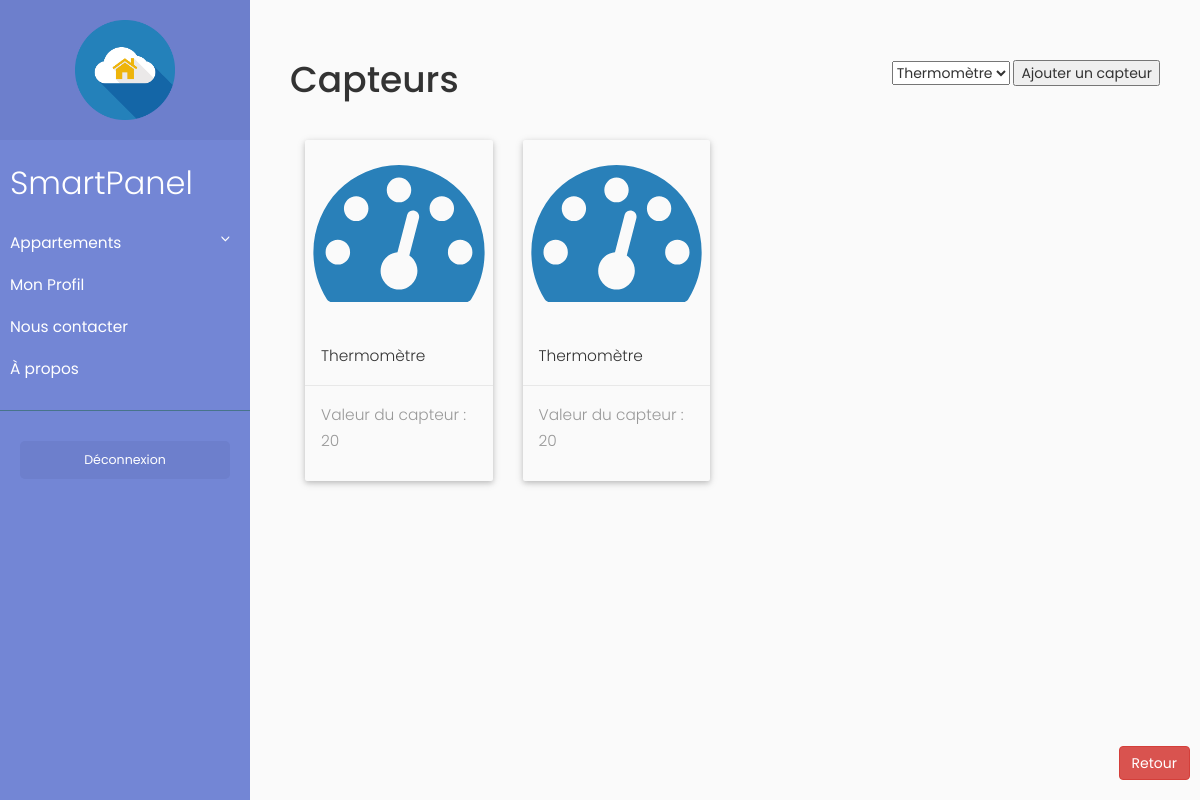
Screenshot of /index.php?cible=sensorPage&aptID=21656&roomID=35 (signed in) with the database file from the repository.
### tables this page shows
CREATE TABLE IF NOT EXISTS `sensortype` (
  `ID` int(11) NOT NULL AUTO_INCREMENT,
  `Name` varchar(20) NOT NULL,
  `IsActuator` tinyint(4) NOT NULL,
  PRIMARY KEY (`ID`)
);

CREATE TABLE IF NOT EXISTS `sensor` (
  `SensorID` tinyint(4) NOT NULL AUTO_INCREMENT,
  `Type` int(11) NOT NULL,
  `Value` varchar(20) NOT NULL,
  `RoomID` tinyint(4) NOT NULL,
  PRIMARY KEY (`SensorID`),
  KEY `fk_RoomID` (`RoomID`),
  KEY `fk_sensor` (`Type`)
);

### Modele/connexion.php (called while the page is built)
<?php
    $dbname = "smartpanel";
    $host='localhost';
    $user='root';
    $pass='root';
    $db = new PDO("mysql:host=$host;dbname=$dbname", "$user", "$pass");
    $db->query("SET NAMES UTF8");
?>

### Modele/appartment.php (called while the page is built, shortened)
<?php
    require("connexion.php");
    function getSensors($db, $RoomID){
    	$response = $db->query('SELECT * FROM sensor WHERE RoomID="'.$RoomID.'"');
    	return $response;
    }
?>

### Modele/sensors.php (called while the page is built)
<?php
function getAptIDOfRoomID($db,$roomID) {
  $reponse = $db->query('SELECT ApartmentID FROM room WHERE RoomID = "'.$roomID.'"');
  return $reponse;
}
function getSensorName($db,$IdType) {
  $reponse = $db->query('SELECT Name FROM sensortype WHERE ID = "'.$IdType.'"');
  return $reponse;
}
?>

### Modele/menu.php (called while the page is built, shortened)
<?php
    require("connexion.php");
    function getUserIDOfApartmentID($db,$apartementID) {
      $reponse = $db->query('SELECT User_Id FROM appartment WHERE ApptId = "'.$apartementID.'"');
      return $reponse;
    }
?>

### Modele/addSensors.php (the view)
<?php
require("Modele/connexion.php");
function getsensortype($db){
  $reponse = $db->query('SELECT * FROM sensortype ;');
  return $reponse;
}
function genMenuSensor()
{
  require("Modele/connexion.php");
  $response = '';
  $Sensors = getsensortype($db)->fetchAll();
  for ($i = 0; $i<count($Sensors); $i++) {
    $Name = $Sensors[$i]['Name'];
    $ID = $Sensors[$i]['ID'];
    $response = $response. '<option value="'.$ID.'">'.$Name.'</option>';
  }
  return $response;
}
?>

### Vue/sensorPage/sensorPage.php (shortened to what this page needs)
<!DOCTYPE html>
<html>
    <head>
    	<link rel="stylesheet" type="text/css" href="Vue/sensorPage/sensorPage.css">
	</head>
</html>
<?php
include('Modele/appartment.php');
include('Modele/sensors.php');
include("Modele/addSensors.php");
$menu =  genMenuSensor();
global $testWhosRoom;
  $currentAptID = $_GET['aptID'];
  $AptIDOfRoomID = getAptIDOfRoomID($db,$_GET['roomID'])->fetch();
	$userIDOfApartmentID = getUserIDOfApartmentID($db,$AptIDOfRoomID['ApartmentID'])->fetch();
	if($_SESSION['User_Id']==$userIDOfApartmentID['User_Id']){
		$sensorArray = getSensors($db, $_GET['roomID'])->fetchAll();
		$testWhosRoom = true;
	} else {
		$testWhosRoom = false;
	}
if ($testWhosRoom)
{
        $roomBody = '
        <span id="addSensor" class="pull-right">
        <form action="index.php?cible=addSensor&aptID='.$currentAptID.'&roomID='.$_GET['roomID'].'" method="post">
        <span id = "dropdown">
        <select name="type"/>
        '.$menu.'
        </select>
        </span>
        <input type="submit" name="save" value="Ajouter un capteur"/>
        </form>
        </span>
        <h1>Capteurs</h1> <br>
        <a id="returnButton" href="index.php?cible=apt&aptID='.$_GET['aptID'].'" class="btn btn-danger pull-right" role="button" data-spy="affix">Retour</a>
        <div class="container-fluid">
          <div class="row">';
        $i=0;
        if(sizeof($sensorArray)==0) { $roomBody = '<h1 id="noRooms">Pas de capteurs dans cette pièce</h1> <br/>'; } else {
    	foreach ($sensorArray as $sensor) {
        if($i %4  == 0) {
          $roomBody .= '
            </div>
          <div class="row">';
        }
    		$SensorName = getSensorName($db,$sensor['Type'])->fetch()[0];
    		$roomBody .= '
          	<div class="col-md-3">
            	<div class="card">
                <div class="card-image">
                  <img class="img-responsive" src="Images/sensorPlaceHolder.svg">
                </div>
                <div class="card-content">
                  <p>'. $SensorName.'</p>
                </div>
                <div class="card-action">
                  <p> Valeur du capteur : '. $sensor['Value'].'</p>
                </div>
              </div>
          	</div>
            ';
            $i++;
    	};
	}
}
else
{
    $contenu = 'Pièce non trouvée';
}
include('gabarit.php');
?>

### Vue/sensorPage/sensorPage.css (style rules this page uses)
.card { box-shadow: 0 2px 5px 0 rgba(0, 0, 0, 0.16), 0 2px 10px 0 rgba(0, 0, 0, 0.12); }
.card { margin-top: 10px; box-sizing: border-box; border-radius: 2px; background-clip: padding-box; z-index: -1; position: relative; }
.card .card-image { position: relative; overflow: hidden; }
.card .card-image img { border-radius: 2px 2px 0 0; background-clip: padding-box; position: relative; z-index: -1; }
.card .card-content { padding: 16px; border-radius: 0 0 2px 2px; background-clip: padding-box; box-sizing: border-box; }
.card .card-content p { margin: 0; color: inherit; }
.card .card-action { border-top: 1px solid rgba(160, 160, 160, 0.2); padding: 16px; }
.affix { bottom: 20px; right: 10px; position: relative; z-index: 999; }

### css/structure.css (style rules this page uses)
body { font-family: 'Poppins', sans-serif; background: #fafafa; }
p { font-family: 'Poppins', sans-serif; font-size: 1.1em; font-weight: 300; line-height: 1.7em; color: #999; }
a, a:hover, a:focus { color: inherit; text-decoration: none; transition: all 0.3s; }

### rows the page displays
sensortype: type "Thermomètre"
sensor: Type.Name "Thermomètre", Value "20"
sensor: Type.Name "Thermomètre", Value "20"
